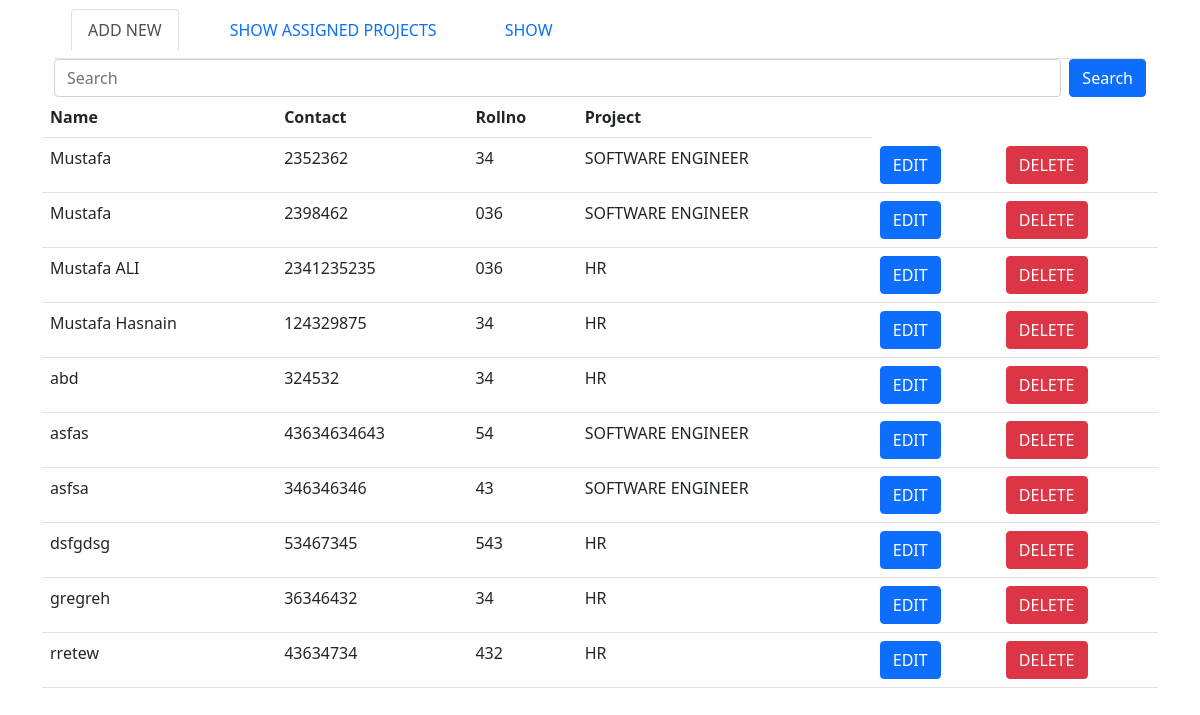
Page /CRUD/show on the committed database.
### CRUD/models.py (models this page shows, shortened)
class Students(models.Model):
    std_name = models.CharField(max_length=50)
    std_contact = models.IntegerField()
    std_roll = models.CharField(max_length = 50, default = '')
    project = models.ForeignKey(Project, on_delete= models.CASCADE)

class Project(models.Model):
    title = models.CharField(max_length=50)
    def __str__(self):
        return self.title #making a Constructor so it would return project title first

### CRUD/views.py (the view)
# urls.py: path('show',views.show, name = 'std_show'),
def show(request):
    if request.method == 'GET':
        std_list = Students.objects.all().order_by('std_name')
        return render(request, 'CRUD/show.html', {'std_list':std_list})
    else:
        std_list = Students.objects.filter(std_name__startswith = request.POST['text'])
        return render(request, 'CRUD/show.html', {'std_list':std_list})

### CRUD/templates/CRUD/show.html
<!DOCTYPE html>
{% extends 'CRUD/base.html' %}
{% load crispy_forms_tags %}
{% block content %}
<table class="table table-hover">
    <tr>
        <th>Name</th>
        <th>Contact</th>
        <th>Rollno</th>
        <th>Project</th>
    </tr>
{% for std in std_list %}
<tr>
    <td>{{std.std_name}}</td>
    <td>{{std.std_contact}}</td>
    <td>{{std.std_roll}}</td>
    <td>{{std.project}}</td>
    <td><a href="{% url 'std_update' std.id %}", class="btn btn-primary">EDIT</a></td>
     <td><a href="{% url 'std_delete' std.id %}", class="btn btn-danger">DELETE</a></td>
</tr>
{% endfor %}
</table>
{% endblock content %}

### CRUD/templates/CRUD/base.html (shortened to what this page needs)
<html>
        <head>
            <link href="https://cdn.jsdelivr.net/npm/bootstrap@5.0.2/dist/css/bootstrap.min.css" rel="stylesheet">
        </head>
        <body>
            <div class="container">
                <nav class="container-fluid">
                    <ul class="nav nav-tabs">
                        <li class="nav-link"><a href="{% url 'std_form' %}" class="nav-link active">ADD NEW</a></li>
                        <li class="nav-link"><a href="{% url 'std_show' %}" class="nav-link">SHOW ASSIGNED PROJECTS</a></li>
                        <li class="nav-link"><a href="" class="nav-link">SHOW</a></li>
                    </ul>
                    <form class="d-flex" method="POST", action="{% url 'std_show' %}">
                        <input class="form-control me-2" type="text" placeholder="Search" name="text">
                        <button class="btn btn-primary" type="submit">Search</button>
                      </form>
                </nav>
                {% block content %}
                {% endblock content %}
            </div>
        </body>
    </html>

### rows in the picture
Students: std_name "Mustafa", std_contact "2352362", std_roll "34", project "SOFTWARE ENGINEER"
Students: std_name "Mustafa", std_contact "2398462", std_roll "036", project "SOFTWARE ENGINEER"
Students: std_name "Mustafa ALI", std_contact "2341235235", std_roll "036", project "HR"
Students: std_name "Mustafa Hasnain", std_contact "124329875", std_roll "34", project "HR"
Students: std_name "abd", std_contact "324532", std_roll "34", project "HR"
Students: std_name "asfas", std_contact "43634634643", std_roll "54", project "SOFTWARE ENGINEER"
Students: std_name "asfsa", std_contact "346346346", std_roll "43", project "SOFTWARE ENGINEER"
Students: std_name "dsfgdsg", std_contact "53467345", std_roll "543", project "HR"
Students: std_name "gregreh", std_contact "36346432", std_roll "34", project "HR"
Students: std_name "rretew", std_contact "43634734", std_roll "432", project "HR"
